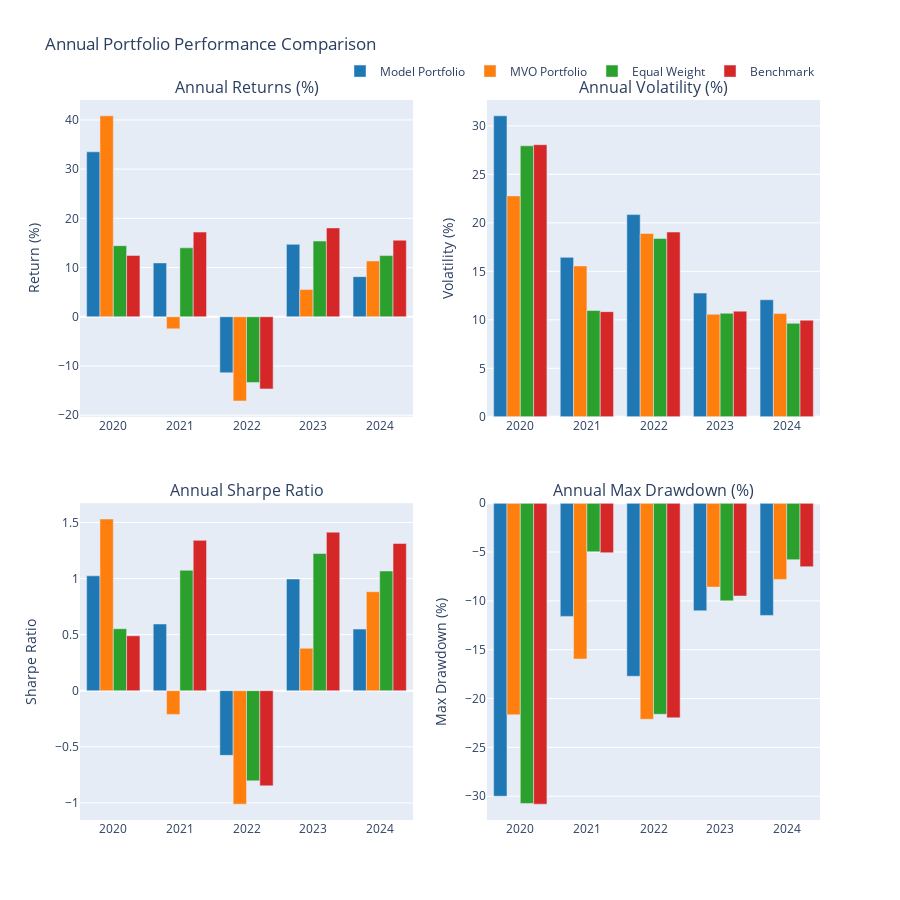

Source (notebook cell):
### Code cell
# Plotting
fig = make_subplots(
    rows=2, cols=2,
    subplot_titles=('Annual Returns (%)', 'Annual Volatility (%)', 
                   'Annual Sharpe Ratio', 'Annual Max Drawdown (%)'),
                   #'Annual Sortino Ratio', 'Annual Calmar Ratio'),
    vertical_spacing=0.12,
    horizontal_spacing=0.1
)

colors = ['#1f77b4', '#ff7f0e', '#2ca02c', '#d62728']
years = list(yearly_comparison['Total Return (%)'].index)

# Plot annual returns
for i, portfolio in enumerate(portfolios.keys()):
    fig.add_trace(
        go.Bar(
            x=years,
            y=yearly_comparison['Total Return (%)'][portfolio],
            name=portfolio,
            marker_color=colors[i],
            showlegend=True
        ),
        row=1, col=1
    )

# Plot annual volatility
for i, portfolio in enumerate(portfolios.keys()):
    fig.add_trace(
        go.Bar(
            x=years,
            y=yearly_comparison['Volatility (%)'][portfolio],
            name=portfolio,
            marker_color=colors[i],
            showlegend=False
        ),
        row=1, col=2
    )

# Plot annual Sharpe ratio
for i, portfolio in enumerate(portfolios.keys()):
    fig.add_trace(
        go.Bar(
            x=years,
            y=yearly_comparison['Sharpe Ratio'][portfolio],
            name=portfolio,
            marker_color=colors[i],
            showlegend=False
        ),
        row=2, col=1
    )

# Plot annual max drawdown
for i, portfolio in enumerate(portfolios.keys()):
    fig.add_trace(
        go.Bar(
            x=years,
            y=yearly_comparison['Max Drawdown (%)'][portfolio],
            name=portfolio,
            marker_color=colors[i],
            showlegend=False
        ),
        row=2, col=2
    )

# # Plot annual Sortino ratio
# for i, portfolio in enumerate(portfolios.keys()):
#     fig.add_trace(
#         go.Scatter(
#             x=years,
#             y=yearly_comparison['Sortino Ratio'][portfolio],
#             mode='lines+markers',
#             name=portfolio,
#             line=dict(color=colors[i]),
#             showlegend=False
#         ),
#         row=3, col=1
#     )

# # Plot annual Calmar ratio
# for i, portfolio in enumerate(portfolios.keys()):
#     fig.add_trace(
#         go.Scatter(
#             x=years,
#             y=yearly_comparison['Calmar Ratio'][portfolio],
#             mode='lines+markers',
#             name=portfolio,
#             line=dict(color=colors[i]),
#             showlegend=False
#         ),
#         row=3, col=2
#     )

# Update layout
fig.update_layout(
    title='Annual Portfolio Performance Comparison',
    height=900,
    showlegend=True,
    legend=dict(
        orientation="h",
        yanchor="bottom",
        y=1.02,
        xanchor="right",
        x=1
    )
)

# Update axes labels
fig.update_yaxes(title_text="Return (%)", row=1, col=1)
fig.update_yaxes(title_text="Volatility (%)", row=1, col=2)
fig.update_yaxes(title_text="Sharpe Ratio", row=2, col=1)
fig.update_yaxes(title_text="Max Drawdown (%)", row=2, col=2)
# fig.update_yaxes(title_text="Sortino Ratio", row=3, col=1)
# fig.update_yaxes(title_text="Calmar Ratio", row=3, col=2)

fig.show()

# Save the plot to a file
fig.write_html(f'{output_dir}/{train_type}/YoY_performance_{model_type}_run_{run_no}.html')
fig.write_image(f'{output_dir}/{train_type}/YoY_performance_{model_type}_run_{run_no}.png')

### Figure 1 — Plotly figure (JSON) as saved in the notebook; plotly's stock layout.template omitted (floating-point values rounded to 4 significant figures)
{"data": [{"marker": {"color": "#1f77b4"}, "name": "Model Portfolio", "showlegend": true, "type": "bar", "x": [2020, 2021, 2022, 2023, 2024], "xaxis": "x", "y": [33.52, 10.94, -11.39, 14.71, 8.155], "yaxis": "y"}, {"marker": {"color": "#ff7f0e"}, "name": "MVO Portfolio", "showlegend": true, "type": "bar", "x": [2020, 2021, 2022, 2023, 2024], "xaxis": "x", "y": [40.83, -2.458, -17.11, 5.53, 11.34], "yaxis": "y"}, {"marker": {"color": "#2ca02c"}, "name": "Equal Weight", "showlegend": true, "type": "bar", "x": [2020, 2021, 2022, 2023, 2024], "xaxis": "x", "y": [14.44, 14.01, -13.37, 15.39, 12.44], "yaxis": "y"}, {"marker": {"color": "#d62728"}, "name": "Benchmark", "showlegend": true, "type": "bar", "x": [2020, 2021, 2022, 2023, 2024], "xaxis": "x", "y": [12.47, 17.21, -14.66, 18.06, 15.56], "yaxis": "y"}, {"marker": {"color": "#1f77b4"}, "name": "Model Portfolio", "showlegend": false, "type": "bar", "x": [2020, 2021, 2022, 2023, 2024], "xaxis": "x2", "y": [31.03, 16.44, 20.85, 12.75, 12.07], "yaxis": "y2"}, {"marker": {"color": "#ff7f0e"}, "name": "MVO Portfolio", "showlegend": false, "type": "bar", "x": [2020, 2021, 2022, 2023, 2024], "xaxis": "x2", "y": [22.78, 15.56, 18.9, 10.58, 10.64], "yaxis": "y2"}, {"marker": {"color": "#2ca02c"}, "name": "Equal Weight", "showlegend": false, "type": "bar", "x": [2020, 2021, 2022, 2023, 2024], "xaxis": "x2", "y": [27.94, 10.96, 18.39, 10.68, 9.636], "yaxis": "y2"}, {"marker": {"color": "#d62728"}, "name": "Benchmark", "showlegend": false, "type": "bar", "x": [2020, 2021, 2022, 2023, 2024], "xaxis": "x2", "y": [28.06, 10.84, 19.05, 10.89, 9.961], "yaxis": "y2"}, {"marker": {"color": "#1f77b4"}, "name": "Model Portfolio", "showlegend": false, "type": "bar", "x": [2020, 2021, 2022, 2023, 2024], "xaxis": "x3", "y": [1.024, 0.5946, -0.5767, 0.9962, 0.5493], "yaxis": "y3"}, {"marker": {"color": "#ff7f0e"}, "name": "MVO Portfolio", "showlegend": false, "type": "bar", "x": [2020, 2021, 2022, 2023, 2024], "xaxis": "x3", "y": [1.531, -0.2117, -1.012, 0.3787, 0.8829], "yaxis": "y3"}, {"marker": {"color": "#2ca02c"}, "name": "Equal Weight", "showlegend": false, "type": "bar", "x": [2020, 2021, 2022, 2023, 2024], "xaxis": "x3", "y": [0.5528, 1.074, -0.804, 1.223, 1.067], "yaxis": "y3"}, {"marker": {"color": "#d62728"}, "name": "Benchmark", "showlegend": false, "type": "bar", "x": [2020, 2021, 2022, 2023, 2024], "xaxis": "x3", "y": [0.4894, 1.341, -0.8485, 1.414, 1.313], "yaxis": "y3"}, {"marker": {"color": "#1f77b4"}, "name": "Model Portfolio", "showlegend": false, "type": "bar", "x": [2020, 2021, 2022, 2023, 2024], "xaxis": "x4", "y": [-29.99, -11.59, -17.72, -11.01, -11.49], "yaxis": "y4"}, {"marker": {"color": "#ff7f0e"}, "name": "MVO Portfolio", "showlegend": false, "type": "bar", "x": [2020, 2021, 2022, 2023, 2024], "xaxis": "x4", "y": [-21.66, -15.95, -22.12, -8.589, -7.802], "yaxis": "y4"}, {"marker": {"color": "#2ca02c"}, "name": "Equal Weight", "showlegend": false, "type": "bar", "x": [2020, 2021, 2022, 2023, 2024], "xaxis": "x4", "y": [-30.74, -4.966, -21.61, -9.996, -5.779], "yaxis": "y4"}, {"marker": {"color": "#d62728"}, "name": "Benchmark", "showlegend": false, "type": "bar", "x": [2020, 2021, 2022, 2023, 2024], "xaxis": "x4", "y": [-30.81, -5.066, -21.97, -9.502, -6.497], "yaxis": "y4"}], "layout": {"annotations": [{"font": {"size": 16}, "showarrow": false, "text": "Annual Returns (%)", "x": 0.225, "xanchor": "center", "xref": "paper", "y": 1, "yanchor": "bottom", "yref": "paper"}, {"font": {"size": 16}, "showarrow": false, "text": "Annual Volatility (%)", "x": 0.775, "xanchor": "center", "xref": "paper", "y": 1, "yanchor": "bottom", "yref": "paper"}, {"font": {"size": 16}, "showarrow": false, "text": "Annual Sharpe Ratio", "x": 0.225, "xanchor": "center", "xref": "paper", "y": 0.44, "yanchor": "bottom", "yref": "paper"}, {"font": {"size": 16}, "showarrow": false, "text": "Annual Max Drawdown (%)", "x": 0.775, "xanchor": "center", "xref": "paper", "y": 0.44, "yanchor": "bottom", "yref": "paper"}], "height": 900, "legend": {"orientation": "h", "x": 1, "xanchor": "right", "y": 1.02, "yanchor": "bottom"}, "showlegend": true, "title": {"text": "Annual Portfolio Performance Comparison"}, "xaxis": {"anchor": "y", "domain": [0, 0.45]}, "xaxis2": {"anchor": "y2", "domain": [0.55, 1]}, "xaxis3": {"anchor": "y3", "domain": [0, 0.45]}, "xaxis4": {"anchor": "y4", "domain": [0.55, 1]}, "yaxis": {"anchor": "x", "domain": [0.56, 1], "title": {"text": "Return (%)"}}, "yaxis2": {"anchor": "x2", "domain": [0.56, 1], "title": {"text": "Volatility (%)"}}, "yaxis3": {"anchor": "x3", "domain": [0, 0.44], "title": {"text": "Sharpe Ratio"}}, "yaxis4": {"anchor": "x4", "domain": [0, 0.44], "title": {"text": "Max Drawdown (%)"}}}}
